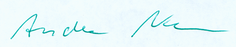
#> input picture data/007007_000.png, 236 x 47 px; its folder holds 5 pictures in this run
$ python __main__.py
#> lines starting #> are read from the running program, lines starting #| are printed output that depends on the picture; after the words box and inside, x2 and y2 are one past the last pixel; in counts of white or black regions, pixels touching at a corner belong together
import cv2
import os
import numpy as np


def main():
    print('OpenCV version: '+ cv2.__version__)

    current_dir = os.path.dirname(__file__)

    input_folder = os.path.join(current_dir, '../data')
    input_file = '007007_000.png'
    img = cv2.imread(os.path.join(input_folder, input_file), 0)
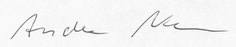
#> img: shape (47, 236); min 92, max 255, mean 243.2

    img = preprocess(img)

    print(img)
    cv2.imshow('image', img)
    cv2.waitKey(0)
    cv2.destroyAllWindows()


def preprocess(img):
    # constrast
    #img = img * 1.3 - 255
    denoised = cv2.fastNlMeansDenoising(img)
    tresh = cv2.adaptiveThreshold(denoised, 255, cv2.ADAPTIVE_THRESH_GAUSSIAN_C, cv2.THRESH_BINARY, 11, 2)
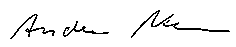
#> tresh: shape (47, 236); 94.9% white; black in thin lines or dots, all inside (x1, y1, x2, y2) = (10, 10, 230, 39)
    cropped = crop(tresh)
    return cropped


def crop(img):
    inverted = 255 - img
    points = cv2.findNonZero(inverted)
#> points = contour of 566 points, box (x1, y1, x2, y2) (10, 10, 230, 39), area 482
    x, y, w, h = cv2.boundingRect(points)
#> x = 10; y = 10; w = 220; h = 29
    return img[y:y + h, x:x + w]
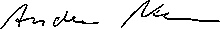
#> returned value: shape (29, 220); 91.1% white; black in thin lines or dots


'''
def load_images(folder):
    images = []
    for filename in os.listdir(folder):
        img = cv2.imread(os.path.join(folder,filename))
        if img is not None:
            images.append(img)
    return images
'''


if __name__ == '__main__':
    main()
#> (printed output is left out)
